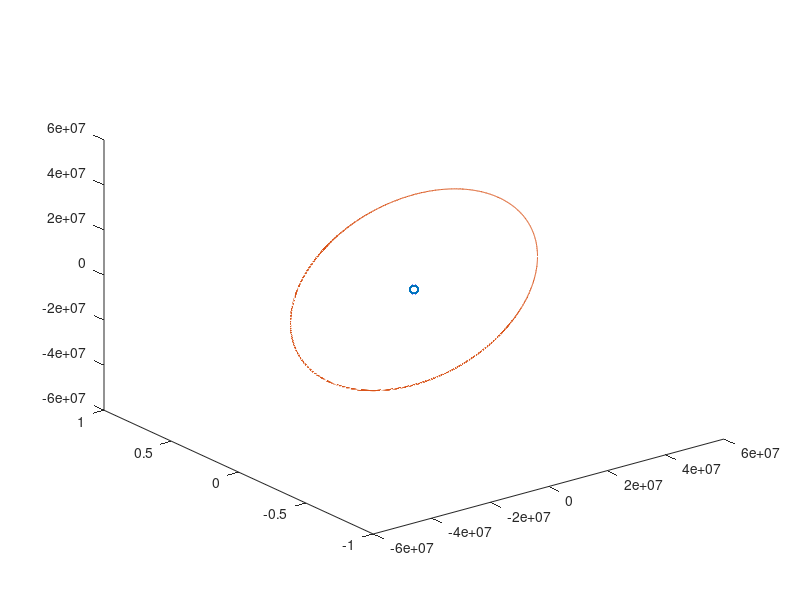

The MATLAB source for this figure:
clf
G = 6.67408E-11; %%  m3 kg-1 s-2
m=[5.9736E+24,10000] %7.349E+22];
%
% cada m�vil en una columna
%
% r0=[[0;0;0],[6378000.0+108000.0;0;0]];
r0=[[0;0;0],[ 4.224400625146314e+07;0;0]] %[3.832557907001450e+08;0;0]];
v0=[[0;0;0],[0;0;3.072070826337914e+03]] %[0;1.019927755507821e+03;0],[]];
deltaT=1*60;  %% cada minuto
%Nk=1+2*60*60/deltaT; 
Nk = 28*24*60*60/deltaT; % un ciclo de la luna
pos=zeros(Nk+1,6);
pos(1,:)=[r0(:,1)',r0(:,2)'];
%
%  para crear el espacio para el vector unitario en la direcci�n de la
%  fuerza, la fuerza y la aceleraci�n (vectoriales)
%
u = r0;
F = r0;
a = r0;
dr= r0;
%
% Variables para iterar
%
r = r0;
v = v0;
for t=1:Nk,
  %
  % vector de diferencias de posiciones entre el m�vil 1 al m�vil 2
  %
  dr = r(:,2) - r(:,1);
  %
  % distancia al cuadrado
  %
  dr2 = dr' * dr;
  %
  % Vector unitario de m�vil 1 al m�vil 2
  %
  u = dr / sqrt(dr2);
  %
  % Fuerza de gravedad
  %
  F = G * m(1)*m(2)/dr2 * u;
  %
  % Aceleraci�n de cada m�vil
  %
  a = [F / m(1), - F / m(2)]; 
  %
  % Velocidad
  %
  v = v + a * deltaT;
  %
  % Posici�n
  %
  r = r + v * deltaT;
  %
  % Guardo la posici�n
  %
  pos(t+1,:) = [r(:,1)',r(:,2)'];
  %
  %
  %
  %S = sprintf('pos: %12.2f,%12.2f  vel: %12.2f,%12.2f Fza: %12.2f,%12.2f Acel: %12.2f,%12.2f', ...
  %            r(1,2),r(2,2),v(1,2),v(2,2),-F(1,1),-F(2,1),a(1,2),a(2,2));
  %disp(S);
                
end

plot3(pos(:,1),pos(:,2),pos(:,3),'o',pos(:,4),pos(:,5),pos(:,6)'.')